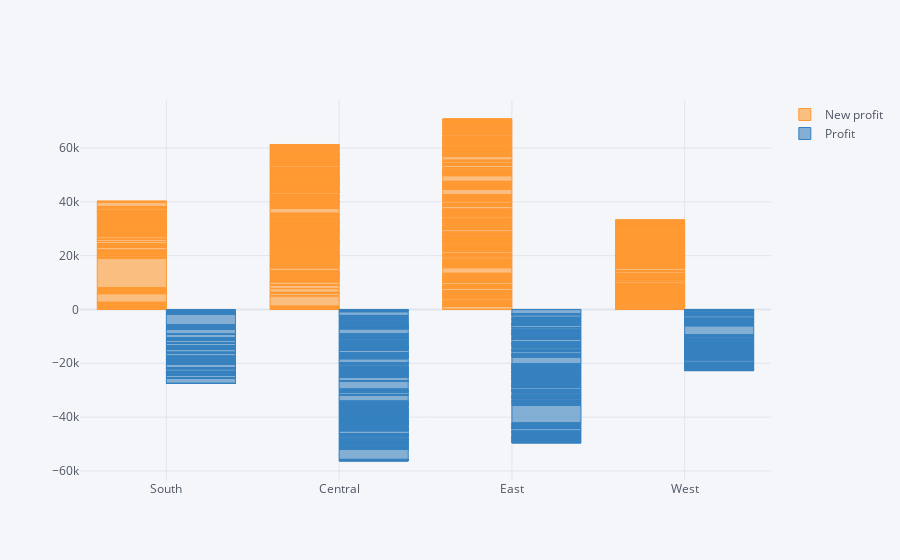

Here is the notebook cell this chart was saved with:
### Code cell
loss.iplot(kind = "bar", x = "Region", y = ["New profit", "Profit"])

### Figure 1 — Plotly figure (JSON) as saved in the notebook; plotly's stock layout.template omitted (floating-point values rounded to 4 significant figures; data arrays with more than 128 entries replaced by an {"elided": "..."} marker saying what was removed)
{"data": [{"marker": {"color": "rgba(255, 153, 51, 0.6)", "line": {"color": "rgba(255, 153, 51, 1.0)", "width": 1}}, "name": "New profit", "orientation": "v", "text": "", "type": "bar", "x": {"elided": "1871 str values"}, "y": {"elided": "1871 float values"}}, {"marker": {"color": "rgba(55, 128, 191, 0.6)", "line": {"color": "rgba(55, 128, 191, 1.0)", "width": 1}}, "name": "Profit", "orientation": "v", "text": "", "type": "bar", "x": {"elided": "1871 str values"}, "y": {"elided": "1871 float values"}}], "layout": {"legend": {"bgcolor": "#F5F6F9", "font": {"color": "#4D5663"}}, "paper_bgcolor": "#F5F6F9", "plot_bgcolor": "#F5F6F9", "title": {"font": {"color": "#4D5663"}}, "xaxis": {"gridcolor": "#E1E5ED", "showgrid": true, "tickfont": {"color": "#4D5663"}, "title": {"font": {"color": "#4D5663"}, "text": ""}, "zerolinecolor": "#E1E5ED"}, "yaxis": {"gridcolor": "#E1E5ED", "showgrid": true, "tickfont": {"color": "#4D5663"}, "title": {"font": {"color": "#4D5663"}, "text": ""}, "zerolinecolor": "#E1E5ED"}}}
